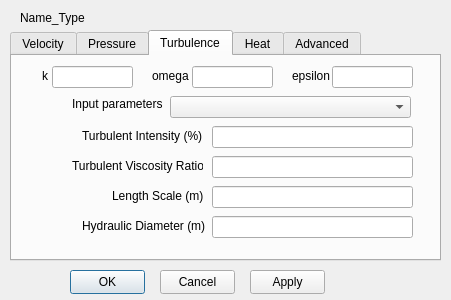
<?xml version="1.0" encoding="UTF-8"?>
<ui version="4.0">
 <class>boundaryConditionDialog</class>
 <widget class="QDialog" name="boundaryConditionDialog">
  <property name="geometry">
   <rect>
    <x>0</x>
    <y>0</y>
    <width>451</width>
    <height>300</height>
   </rect>
  </property>
  <property name="windowTitle">
   <string>Boundary Condition</string>
  </property>
  <widget class="QTabWidget" name="tabWidget">
   <property name="geometry">
    <rect>
     <x>10</x>
     <y>30</y>
     <width>431</width>
     <height>231</height>
    </rect>
   </property>
   <property name="currentIndex">
    <number>2</number>
   </property>
   <widget class="QWidget" name="tab">
    <attribute name="title">
     <string>Velocity</string>
    </attribute>
    <widget class="QComboBox" name="comboBoxVelocityStyle">
     <property name="geometry">
      <rect>
       <x>160</x>
       <y>10</y>
       <width>261</width>
       <height>22</height>
      </rect>
     </property>
    </widget>
    <widget class="QLabel" name="label">
     <property name="geometry">
      <rect>
       <x>50</x>
       <y>10</y>
       <width>101</width>
       <height>16</height>
      </rect>
     </property>
     <property name="text">
      <string>Specification Style</string>
     </property>
    </widget>
    <widget class="QLineEdit" name="lineEditVelMag">
     <property name="geometry">
      <rect>
       <x>160</x>
       <y>40</y>
       <width>261</width>
       <height>22</height>
      </rect>
     </property>
    </widget>
    <widget class="QLabel" name="label_2">
     <property name="geometry">
      <rect>
       <x>20</x>
       <y>40</y>
       <width>141</width>
       <height>20</height>
      </rect>
     </property>
     <property name="text">
      <string>Velocity Magnitude (m/s)</string>
     </property>
    </widget>
    <widget class="QLineEdit" name="lineEditU">
     <property name="geometry">
      <rect>
       <x>160</x>
       <y>70</y>
       <width>261</width>
       <height>22</height>
      </rect>
     </property>
    </widget>
    <widget class="QLabel" name="label_3">
     <property name="geometry">
      <rect>
       <x>70</x>
       <y>70</y>
       <width>91</width>
       <height>20</height>
      </rect>
     </property>
     <property name="text">
      <string>X-velocity (m/s)</string>
     </property>
    </widget>
    <widget class="QLabel" name="label_4">
     <property name="geometry">
      <rect>
       <x>70</x>
       <y>100</y>
       <width>91</width>
       <height>20</height>
      </rect>
     </property>
     <property name="text">
      <string>Y-velocity (m/s)</string>
     </property>
    </widget>
    <widget class="QLineEdit" name="lineEditV">
     <property name="geometry">
      <rect>
       <x>160</x>
       <y>100</y>
       <width>261</width>
       <height>22</height>
      </rect>
     </property>
    </widget>
    <widget class="QLabel" name="label_5">
     <property name="geometry">
      <rect>
       <x>70</x>
       <y>130</y>
       <width>91</width>
       <height>20</height>
      </rect>
     </property>
     <property name="text">
      <string>Z-velocity (m/s)</string>
     </property>
    </widget>
    <widget class="QLineEdit" name="lineEditW">
     <property name="geometry">
      <rect>
       <x>160</x>
       <y>130</y>
       <width>261</width>
       <height>22</height>
      </rect>
     </property>
    </widget>
   </widget>
   <widget class="QWidget" name="tab_Pressure">
    <attribute name="title">
     <string>Pressure</string>
    </attribute>
    <widget class="QLabel" name="label_11">
     <property name="geometry">
      <rect>
       <x>50</x>
       <y>10</y>
       <width>101</width>
       <height>16</height>
      </rect>
     </property>
     <property name="text">
      <string>Specification Style</string>
     </property>
    </widget>
    <widget class="QComboBox" name="comboBoxPressure">
     <property name="geometry">
      <rect>
       <x>160</x>
       <y>10</y>
       <width>261</width>
       <height>22</height>
      </rect>
     </property>
    </widget>
    <widget class="QLabel" name="label_12">
     <property name="geometry">
      <rect>
       <x>50</x>
       <y>40</y>
       <width>101</width>
       <height>20</height>
      </rect>
     </property>
     <property name="text">
      <string>Pressure Value (Pa)</string>
     </property>
    </widget>
    <widget class="QLineEdit" name="lineEditPressure">
     <property name="geometry">
      <rect>
       <x>160</x>
       <y>40</y>
       <width>261</width>
       <height>22</height>
      </rect>
     </property>
    </widget>
   </widget>
   <widget class="QWidget" name="tab_4">
    <attribute name="title">
     <string>Turbulence</string>
    </attribute>
    <widget class="QLabel" name="label_6">
     <property name="geometry">
      <rect>
       <x>60</x>
       <y>40</y>
       <width>91</width>
       <height>16</height>
      </rect>
     </property>
     <property name="text">
      <string>Input parameters</string>
     </property>
    </widget>
    <widget class="QComboBox" name="comboBoxTurbulence">
     <property name="geometry">
      <rect>
       <x>158</x>
       <y>40</y>
       <width>241</width>
       <height>22</height>
      </rect>
     </property>
    </widget>
    <widget class="QLabel" name="label_7">
     <property name="geometry">
      <rect>
       <x>70</x>
       <y>70</y>
       <width>121</width>
       <height>20</height>
      </rect>
     </property>
     <property name="text">
      <string>Turbulent Intensity (%)</string>
     </property>
    </widget>
    <widget class="QLabel" name="label_8">
     <property name="geometry">
      <rect>
       <x>60</x>
       <y>100</y>
       <width>131</width>
       <height>20</height>
      </rect>
     </property>
     <property name="text">
      <string>Turbulent Viscosity Ratio</string>
     </property>
    </widget>
    <widget class="QLineEdit" name="lineEditIntensity">
     <property name="geometry">
      <rect>
       <x>200</x>
       <y>70</y>
       <width>201</width>
       <height>22</height>
      </rect>
     </property>
    </widget>
    <widget class="QLineEdit" name="lineEditViscosityRatio">
     <property name="geometry">
      <rect>
       <x>200</x>
       <y>100</y>
       <width>201</width>
       <height>22</height>
      </rect>
     </property>
    </widget>
    <widget class="QLabel" name="label_9">
     <property name="geometry">
      <rect>
       <x>100</x>
       <y>130</y>
       <width>91</width>
       <height>20</height>
      </rect>
     </property>
     <property name="text">
      <string>Length Scale (m)</string>
     </property>
    </widget>
    <widget class="QLineEdit" name="lineEditLengthScale">
     <property name="geometry">
      <rect>
       <x>200</x>
       <y>130</y>
       <width>201</width>
       <height>22</height>
      </rect>
     </property>
    </widget>
    <widget class="QLabel" name="label_10">
     <property name="geometry">
      <rect>
       <x>70</x>
       <y>160</y>
       <width>131</width>
       <height>20</height>
      </rect>
     </property>
     <property name="text">
      <string>Hydraulic Diameter (m)</string>
     </property>
    </widget>
    <widget class="QLineEdit" name="lineEditHydraulicDia">
     <property name="geometry">
      <rect>
       <x>200</x>
       <y>160</y>
       <width>201</width>
       <height>22</height>
      </rect>
     </property>
    </widget>
    <widget class="QLineEdit" name="lineEditK">
     <property name="geometry">
      <rect>
       <x>40</x>
       <y>10</y>
       <width>81</width>
       <height>22</height>
      </rect>
     </property>
    </widget>
    <widget class="QLabel" name="label_13">
     <property name="geometry">
      <rect>
       <x>30</x>
       <y>10</y>
       <width>16</width>
       <height>20</height>
      </rect>
     </property>
     <property name="text">
      <string>k</string>
     </property>
    </widget>
    <widget class="QLineEdit" name="lineEditOmega">
     <property name="geometry">
      <rect>
       <x>180</x>
       <y>10</y>
       <width>81</width>
       <height>22</height>
      </rect>
     </property>
    </widget>
    <widget class="QLabel" name="label_14">
     <property name="geometry">
      <rect>
       <x>140</x>
       <y>10</y>
       <width>41</width>
       <height>20</height>
      </rect>
     </property>
     <property name="text">
      <string>omega</string>
     </property>
    </widget>
    <widget class="QLineEdit" name="lineEditOmega_2">
     <property name="geometry">
      <rect>
       <x>320</x>
       <y>10</y>
       <width>81</width>
       <height>22</height>
      </rect>
     </property>
    </widget>
    <widget class="QLabel" name="label_15">
     <property name="geometry">
      <rect>
       <x>280</x>
       <y>10</y>
       <width>41</width>
       <height>20</height>
      </rect>
     </property>
     <property name="text">
      <string>epsilon</string>
     </property>
    </widget>
   </widget>
   <widget class="QWidget" name="tab_2">
    <attribute name="title">
     <string>Heat</string>
    </attribute>
   </widget>
   <widget class="QWidget" name="tab_3">
    <attribute name="title">
     <string>Advanced</string>
    </attribute>
   </widget>
  </widget>
  <widget class="QPushButton" name="pushButtonOK">
   <property name="geometry">
    <rect>
     <x>70</x>
     <y>270</y>
     <width>75</width>
     <height>24</height>
    </rect>
   </property>
   <property name="text">
    <string>OK</string>
   </property>
  </widget>
  <widget class="QPushButton" name="pushButtonCancel">
   <property name="geometry">
    <rect>
     <x>160</x>
     <y>270</y>
     <width>75</width>
     <height>24</height>
    </rect>
   </property>
   <property name="text">
    <string>Cancel</string>
   </property>
  </widget>
  <widget class="QPushButton" name="pushButtonApply">
   <property name="geometry">
    <rect>
     <x>250</x>
     <y>270</y>
     <width>75</width>
     <height>24</height>
    </rect>
   </property>
   <property name="text">
    <string>Apply</string>
   </property>
  </widget>
  <widget class="QLabel" name="label_BCName_Type">
   <property name="geometry">
    <rect>
     <x>20</x>
     <y>10</y>
     <width>151</width>
     <height>16</height>
    </rect>
   </property>
   <property name="text">
    <string>Name_Type</string>
   </property>
  </widget>
 </widget>
 <resources/>
 <connections/>
</ui>
